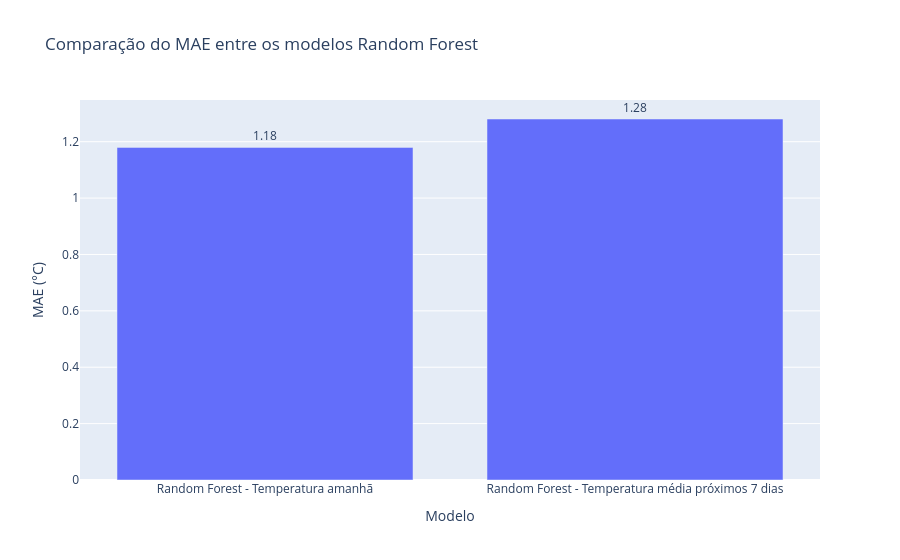

Source (notebook cell):
### Markdown cell above
### Gráfico: comparação do MAE

O MAE é especialmente útil para comunicação do resultado, pois pode ser lido diretamente como erro médio em graus Celsius.

### Code cell
metricas_rf.createOrReplaceTempView("metricas_rf")

metricas_plot = spark.sql("""
    SELECT
        modelo,
        mae
    FROM metricas_rf
    ORDER BY modelo
""").collect()

modelos = [linha["modelo"] for linha in metricas_plot]
maes = [linha["mae"] for linha in metricas_plot]

fig = go.Figure()

fig.add_trace(
    go.Bar(
        x=modelos,
        y=maes,
        text=maes,
        texttemplate="%{text:.2f}",
        textposition="outside"
    )
)

fig.update_layout(
    title="Comparação do MAE entre os modelos Random Forest",
    xaxis_title="Modelo",
    yaxis_title="MAE (°C)"
)

fig.show()

### Figure 1 — Plotly figure (JSON) as saved in the notebook; plotly's stock layout.template omitted (floating-point values rounded to 4 significant figures)
{"data": [{"text": ["1.1797832719316896", "1.2804829683148848"], "textposition": "outside", "texttemplate": "%{text:.2f}", "type": "bar", "x": ["Random Forest - Temperatura amanhã", "Random Forest - Temperatura média próximos 7 dias"], "y": [1.18, 1.28]}], "layout": {"title": {"text": "Comparação do MAE entre os modelos Random Forest"}, "xaxis": {"title": {"text": "Modelo"}}, "yaxis": {"title": {"text": "MAE (°C)"}}}}
